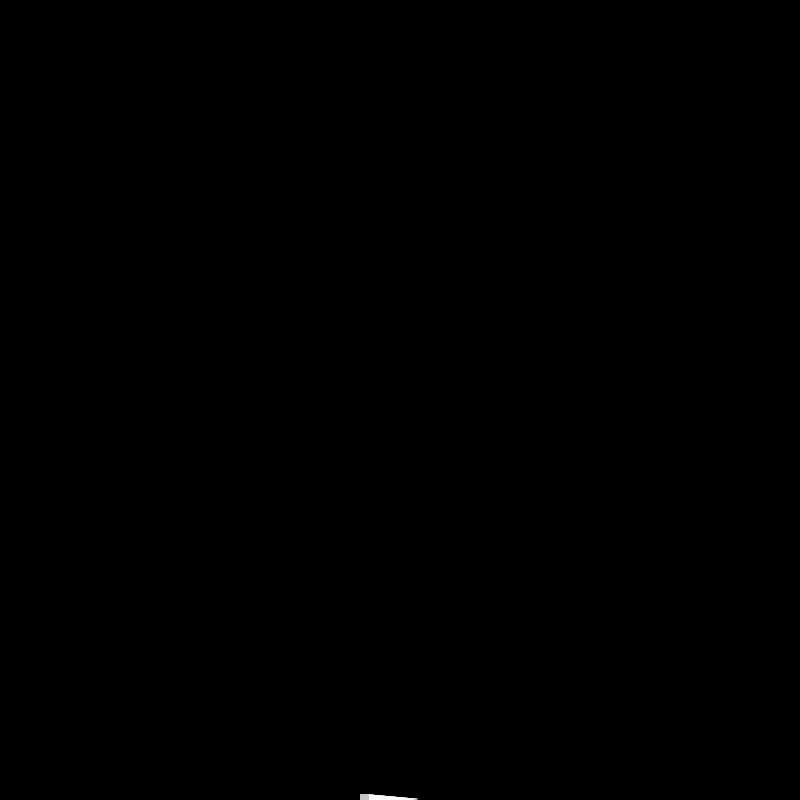
Frame 1 (no input)
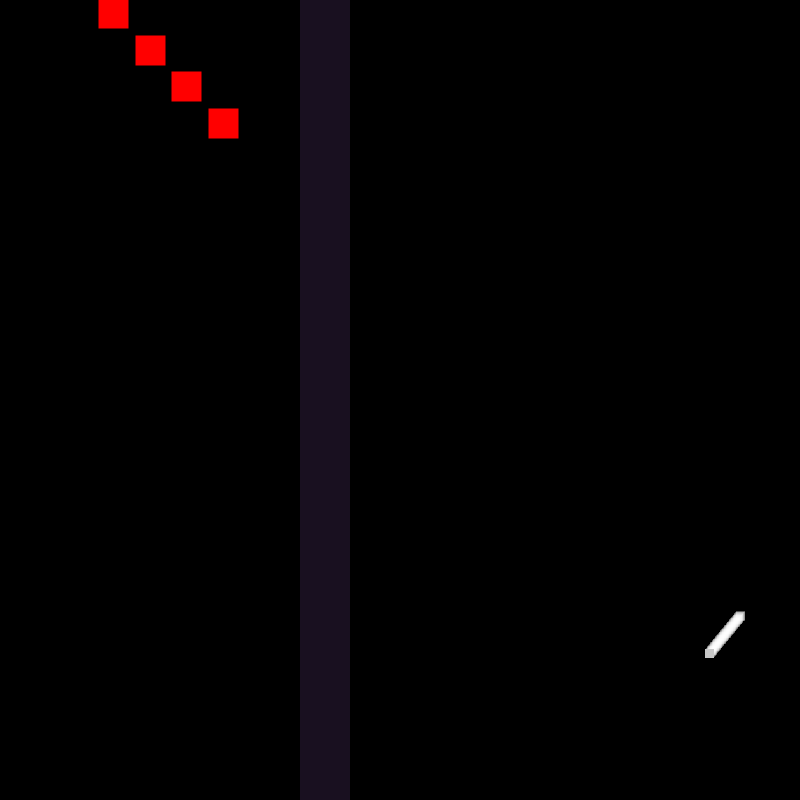
Frame 60 (the mouse pressed at the canvas centre just before this capture)
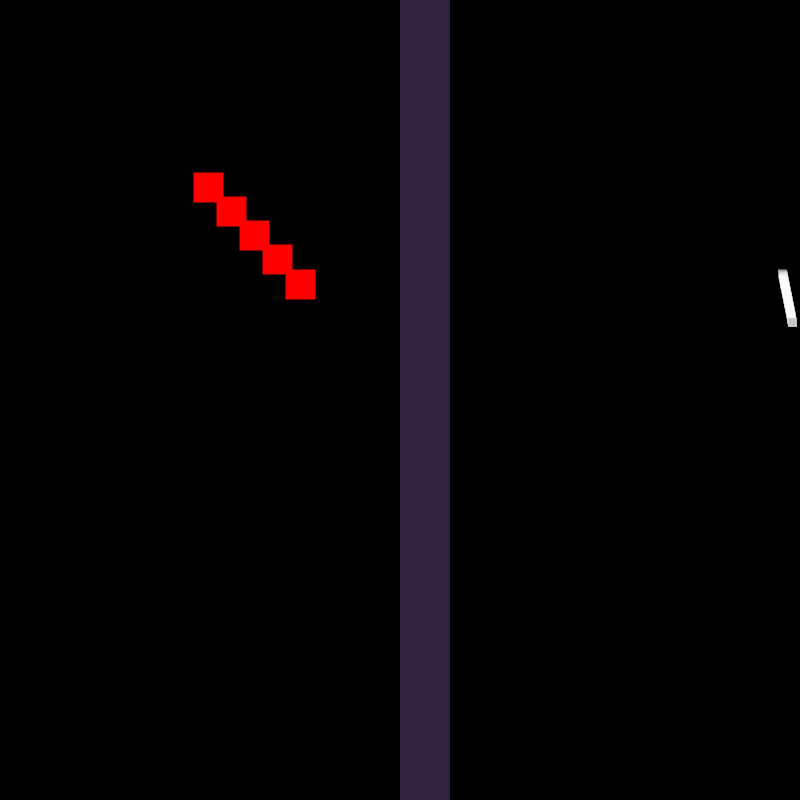
Frame 120 (the mouse held since frame 60 and released just before this capture)

The Processing sketch that drew these frames (run headless with seeded random() and noise(); from frame 60 on, the mouse is pressed at the canvas centre):

// Processing sketch: Davidsketch_240304cmouse5
// ── Davidsketch_240304cmouse5.pde
//code runs at start
void setup() {
  //set size to 800,800
  size(800, 800);
  //set stroke cap to project to make points look like squares
  strokeCap(PROJECT);
}
//variable for incrmenting a number over time to animate things
float step;
//random rgb values start at 50 to make it lighter
float r = random(50, 155);
float g = random(50, 155);
float b = random(50, 155);
//size of the rectangle to change to
float sizer = 0;
//code runs everyframe
void draw() {
  //set background to black
  background(0);
  //increment step
  step += 0.0009;
  //set stroke to red
  stroke(255, 0, 0);
  //stroke weight to 30 big points
  strokeWeight(30);
  //a bunch of squares going to where the rectangle is and make it look like its hitting its collision
  for (int j = 0; j<5; j++) {
    point(lerp(-j*50+200, constrain(mouseX, 300, 800)-13, constrain(map(step*100, 0, 20, 0, 1), 0, 1)), lerp(-j*50+-50, 600, constrain(sin(map(step*100, 0, 20, 0, 1)), 0, 1)));
  }
  //turn off stroke
  noStroke();
  //make rectangle you can move that fades in using step
  fill(lerp(0, r, abs(sin(step*4.0))), lerp(0, g, abs(sin(step*4.0))), lerp(0, b, abs(sin(step*4.0))));
  rect(constrain(mouseX, 300, 800), 0, 50+sizer, 861);

  //when squares collide with the rectangle
  if (step*100>TAU*3.2&&step<TAU*5) {
    //when framecount is divisible by 25 change rgb values for rectangle
    if (frameCount%25==0) {
      r = random(50, 155);
      g = random(50, 155);
      b = random(50, 155);
    }
    //make random sizes going up and down with cosine
    sizer = random(10, 40)*cos(step*90);
  }

  //translate to 400,400
  translate(400, 400);
  //start rotating white and light grey squares
  rotate(step*100);
  strokeWeight(9);
  for (int i =0; i<99; i++) {
    if (i>50) {
      stroke(200, 100);
      point(0, 400);
    } else {
      stroke(255, 90);
      point(i+0, 400);
    }
  }
  //set step to zero to begin the loop again
  if (step*100>TAU*11.0) {
    step = 0;
  }
}
